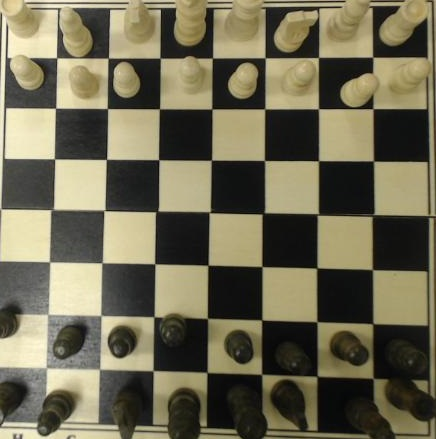
#> input picture try1.jpg, 436 x 439 px, given in place of the camera
$ python prog.py
#> lines starting #> are read from the running program, lines starting #| are printed output that depends on the picture
#!/usr/bin/env python3
import cv2
import numpy as np
from matplotlib import pyplot as plt

capture = cv2.VideoCapture("/dev/video2")
# Check success
if not capture.isOpened():
	raise Exception("Could not open video device")
# Read picture. ret === True on success
ret, img = capture.read()
#> img is the input picture: shape (439, 436, 3); mean B, G, R 83.6, 106.7, 111.7
# Close device
capture.release()
cv2.imwrite('/home/remi/Humanoid-Robotics/test.jpg',img)

img2 = cv2.imread('/home/remi/Humanoid-Robotics/test.jpg')
dim = img2.shape
#> dim = (439, 436, 3)
img2 = cv2.resize(img2,(400,400))
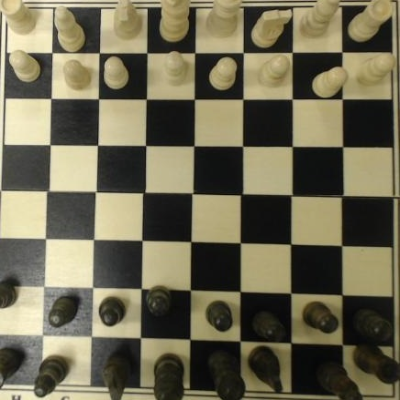
#> img2: shape (400, 400, 3); mean B, G, R 83.5, 106.6, 111.6
img2 = cv2.cvtColor(img2,cv2.COLOR_BGR2GRAY)
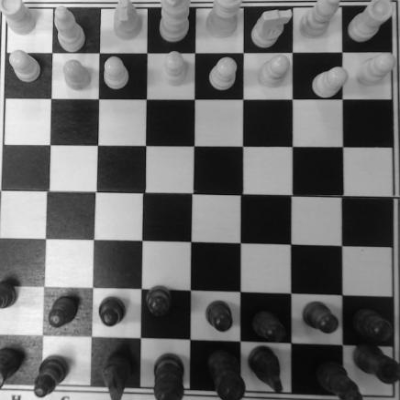
#> img2: shape (400, 400); min 6, max 246, mean 105.4
edged = cv2.Canny(img2, 25, 50)
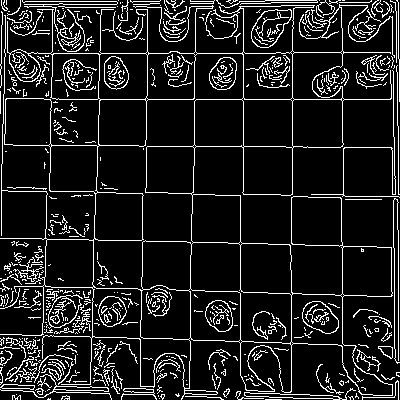
#> edged: shape (400, 400); 11.8% white in thin lines or dots
cv2.imwrite('/home/remi/Humanoid-Robotics/chess.jpg',edged)

w, h = 400, 400;
matrix = [[0 for x in range(w)] for y in range(h)]
for x in range(0,399):
	for y in range(0,399):
		matrix[x][y] = edged[x][y]
#> after the loop, matrix = 400 items

w, h, l, m, n = 400, 400, 8, 0, 0;
average = [[0 for o in range(l)] for p in range(l)]
for x in range(0,399):
	m=0
	for y in range(0,399):
		average[n][m]+=matrix[x][y]
		if(y%50==0 and y!= 0):
			m = m+1
	if(x!=0 and (x%50==0 or x==399)):
		n = n+1;
#> after the loop, average = 8 items; n = 7

for x in range(0,8):
	for y in range (0,8):
		average[x][y]/=400;
		if(average[x][y]<100):
			average[x][y]=0
		else:
			average[x][y]=1
		print(average[x][y], end = '')
	print()
#> this loop made 8 passes
#| 11111111
#| 11111111
#| 11000000
#| 10000001
#| 11000000
#| 11110001
#| 11111111
#| 11111111
#> after the loop, average = [[1, 1, 1, 1, 1, 1, 1, 1], [1, 1, 1, 1, 1, 1, 1, 1], [1, 1, 0, 0, 0, 0, 0, 0], [1, 0, 0, 0, 0, 0, 0, 1], [1, 1, 0, 0, 0, 0, 0, 0], [1, 1, 1, 1, 0, 0, 0, 1], [1, 1, 1, 1, 1, 1, 1, 1], [1, 1, 1, 1, 1, 1, 1, 1]]

$ run again, on opencv_frame_0.png
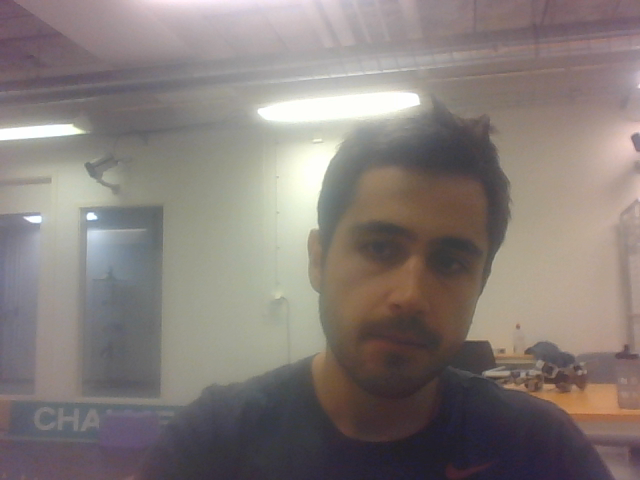
#> input picture opencv_frame_0.png, 640 x 480 px, given in place of the camera
#> img is the input picture: shape (480, 640, 3); mean B, G, R 121.3, 125, 133.7
#> `img2 = cv2.cvtColor(img2,cv2.COLOR_BGR2GRAY)`:
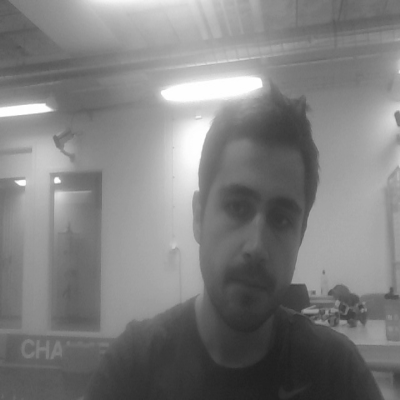
#> img2: shape (400, 400); min 30, max 255, mean 127.1
#> `edged = cv2.Canny(img2, 25, 50)`:
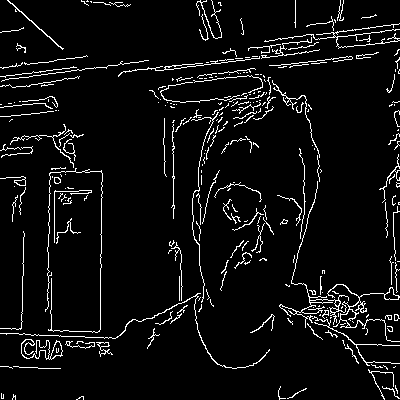
#> edged: shape (400, 400); 5.8% white in thin lines or dots
#> after the loop `for x in range(0,399):`: matrix = 400 items
#> after the loop `for x in range(0,399):`: average = 8 items; n = 7
#> the loop `for x in range(0,8):` made 8 passes
#| 00001111
#| 10011100
#| 11011000
#| 01000000
#| 00011100
#> (further printed lines are left out)
#> after the loop `for x in range(0,8):`: average = [[0, 0, 0, 0, 1, 1, 1, 1], [1, 0, 0, 1, 1, 1, 0, 0], [1, 1, 0, 1, 1, 0, 0, 0], [0, 1, 0, 0, 0, 0, 0, 0], [0, 0, 0, 1, 1, 1, 0, 0], [0, 0, 0, 0, 0, 0, 1, 1], [1, 1, 0, 1, 0, 0, 1, 1], [0, 0, 0, 0, 0, 0, 0, 1]]
